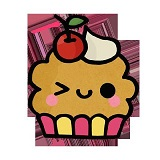
#> input picture pil_example/img_to_grid/input.jpg, 160 x 160 px
$ python main.py
#> lines starting #> are read from the running program, lines starting #| are printed output that depends on the picture
#!/usr/bin/env python3
# -*- coding: utf-8 -*-

__author__ = 'ipetrash'


# pip install Pillow
from PIL import Image
image = Image.open("input.jpg")
#> image is the input picture: PIL image 160x160 RGB; mean R, G, B 196.7, 169.9, 154.9
width, height = image.size
#> width = 160; height = 160

ROW_COUNT = 3
COLUMN_COUNT = 5

grid_image = Image.new("RGB", (width * COLUMN_COUNT, height * ROW_COUNT), (255, 255, 255))
#> grid_image: PIL image 800x480 RGB; every value is 255

for row in range(ROW_COUNT):
    y = row * width

    for column in range(COLUMN_COUNT):
        x = column * height
        grid_image.paste(image, (x, y))
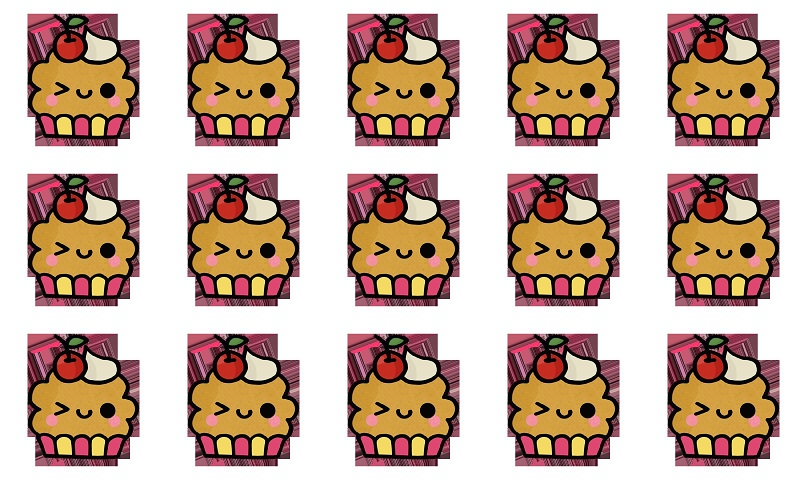
#> grid_image: PIL image 800x480 RGB; mean R, G, B 196.7, 169.9, 154.9

grid_image.show()
grid_image.save('output.jpg')
